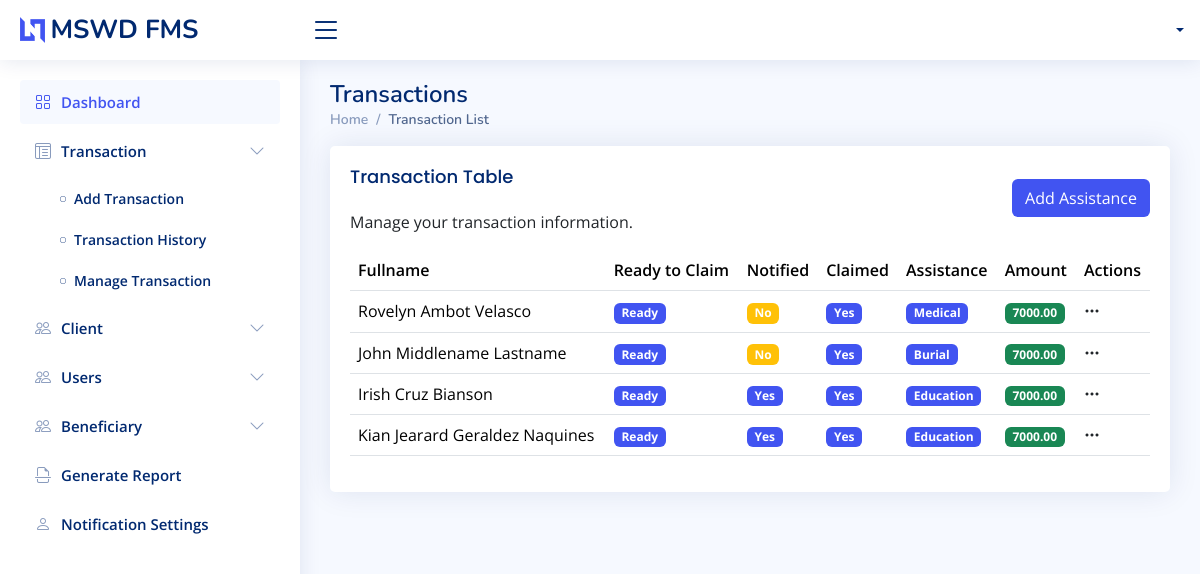
The page /assistance/ on the database as committed earlier.
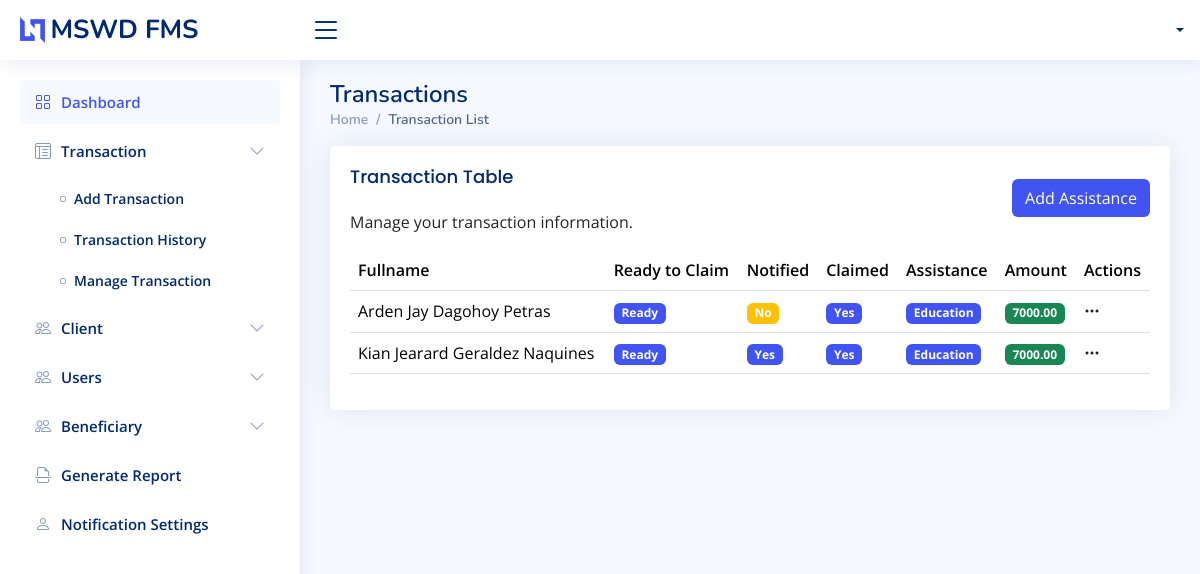
The same page on the database as committed later.
### app/models.py (models this page shows, shortened)
class Assistance(models.Model):
    ASSISTANCE_TYPE = (
        ('Medical', 'Medical'),
        ('Education', 'Education'),
        ('Burial', 'Burial'),
    )
    client = models.ForeignKey(
        "Client", related_name="assistances", on_delete=models.CASCADE
    )
    assistance_type = models.CharField(max_length=100, choices=ASSISTANCE_TYPE)
    amount = models.DecimalField(max_digits=10, default=7000, decimal_places=2, null=True, blank=True)
    is_notified = models.BooleanField(default=False, null=True, blank=True)
    is_claimed = models.BooleanField(default=False, null=True, blank=True)
    is_ready = models.BooleanField(default=False, null=True, blank=True)
    date_provided = models.DateField(auto_now_add=False, null=True, blank=True)
    date_added = models.DateTimeField(auto_now_add=True)
    class Meta:
        verbose_name = 'Assistance'
        verbose_name_plural = 'Assistance'

class Client(models.Model):
    MARITAL_STATUS = (
        ("Single", "Single"),
        ("Married", "Married"),
        ("Divorced", "Divorced"),
        ("Widowed", "Widowed"),
        ("Annulled", "Annulled"),
    )
    CLIENT_TYPE = (
        ("Senior Citizen", "Senior Citizen"),
        ("Family Solo Parent", "Family Solo Parent"),
        ("PWD", "PWD"),
    )
    first_name = models.CharField(max_length=50, unique=False, db_index=True)
    middle_name = models.CharField(max_length=50, unique=False, db_index=True, blank=True, null=True, help_text="Optional middle name")
    last_name = models.CharField(max_length=50, unique=False, db_index=True)
    contact_number = models.CharField(max_length=50, unique=True, db_index=True)
    gender = models.CharField(
        max_length=10, db_index=True, choices=(("Male", "Male"), ("Female", "Female"))
    )
    marital_status = models.CharField(
        max_length=50, db_index=True, choices=MARITAL_STATUS
    )
    birth_date = models.DateField(auto_now_add=False, null=False, db_index=True)
    barangay = models.CharField(max_length=255, null=False, db_index=True)
    address = models.TextField(max_length=255, null=False)
    client_type = models.CharField(max_length=50, choices=CLIENT_TYPE)
    date_added = models.DateTimeField(auto_now_add=True)
    who_will_claim = models.CharField(max_length=255, null=True, blank=True)
    def get_fullname(self):
        middle_initial = (
            self.middle_name.split()[0].capitalize() if self.middle_name else ""
        )
        return f"{self.first_name} {middle_initial} {self.last_name}".strip()
    class Meta:
        verbose_name = 'Client'
        verbose_name_plural = 'Clients'

### app/views.py (the view)
# urls.py: path("assistance/", AssistanceView.as_view(), name="assistance"),
class AssistanceView(View):
    template_name = "view_templates/assistance.html"
    def get(self, request):
        context = {}
        query_assistance = (
            Assistance.objects.all().select_related("client").order_by("-date_added")
        )
        context["assistance"] = query_assistance
        return render(request, self.template_name, context)

### app/templates/view_templates/assistance.html (shortened to what this page needs)
{% extends './../includes/base.html' %}
{% block content %}
<div class="pagetitle">
    <h1>Transactions</h1>
    <nav>
        <ol class="breadcrumb">
            <li class="breadcrumb-item">
                <a href="{% url 'dashboard' %}">Home</a>
            </li>
            <li class="breadcrumb-item active">Transaction List</li>
        </ol>
    </nav>
</div>
<section class="section">
    <div class="row">
        <div class="col-lg-12">
            <div class="card">
                <div class="card-body">
                    <div class="d-flex justify-content-between align-items-center">
                        <div>
                            <h5 class="card-title">Transaction Table</h5>
                            <p>Manage your transaction information.</p>
                        </div>
                        <div>
                            <a href="{% url 'add_assistance' %}" class="btn bg-custom btn-md">Add Assistance</a>
                        </div>
                    </div>
                    <div class="table-responsive">
                        <table class="table datatable">
                            <thead>
                                <tr>
                                    <th>Fullname</th>
                                    <th>Ready to Claim</th>
                                    <th>Notified</th>
                                    <th>Claimed</th>
                                    <th>Assistance</th>
                                    <th>Amount</th>
                                    <th>Actions</th>
                                </tr>
                            </thead>
                            <tbody>
                                {% for item in assistance %}
                                <tr>
                                    <td>{{ item.client.get_fullname }}</td>
                                    <td>
                                        <div class="badge bg-{{ item.is_ready|yesno:'primary,warning' }}">{{ item.is_ready|yesno:"Ready,Waiting" }}</div>
                                    </td>
                                    <td>
                                        <div class="badge bg-{{ item.is_notified|yesno:'primary,warning' }}">{{ item.is_notified|yesno:"Yes,No" }}</div>
                                    </td>
                                    <td>
                                        <div class="badge bg-{{ item.is_claimed|yesno:'primary,warning' }}">{{ item.is_claimed|yesno:"Yes,No" }}</div>
                                    </td>
                                    <td>
                                        <div class="badge bg-primary">
                                            {{ item.assistance_type }}
                                        </div>
                                    </td>
                                    <td>
                                        <div class="badge bg-success">
                                            {{ item.amount }}
                                        </div>
                                    </td>
                                    <td>
                                        <div class="filter">
                                            <a
                                                class="icon text-dark"
                                                href="#"
                                                data-bs-toggle="dropdown"
                                                aria-expanded="true"
                                            >
                                                <i class="bi bi-three-dots"></i>
                                            </a>
                                        </div>
                                    </td>
                                </tr>
                                {% endfor %}
                            </tbody>
                        </table>
                    </div>
                </div>
            </div>
        </div>
    </div>
</section>
{% endblock %}

### app/templates/includes/base.html (shortened to what this page needs)
{% load static %}
<!DOCTYPE html>
<html lang="en">
    <head>
        <link href="{% static 'assets/vendor/bootstrap/css/bootstrap.min.css' %}" rel="stylesheet">
        <link href="{% static 'assets/vendor/bootstrap-icons/bootstrap-icons.css' %}" rel="stylesheet">
        <link href="{% static 'assets/vendor/boxicons/css/boxicons.min.css' %}" rel="stylesheet">
        <link href="{% static 'assets/vendor/quill/quill.snow.css' %}" rel="stylesheet">
        <link href="{% static 'assets/vendor/quill/quill.bubble.css' %}" rel="stylesheet">
        <link href="{% static 'assets/vendor/remixicon/remixicon.css' %}" rel="stylesheet">
        <link href="{% static 'assets/vendor/simple-datatables/style.css' %}" rel="stylesheet">
        <link href="{% static 'assets/css/style.css' %}" rel="stylesheet">
    </head>
    <body>
        {% include './header.html' %}
        {% include './sidebar.html' %}
        <main id="main" class="main">
            {% block content %}{% endblock %}
        </main>
    </body>
</html>

### app/templates/includes/header.html (shortened to what this page needs)
{% load static %}
<header id="header" class="header fixed-top d-flex align-items-center">
    <div class="d-flex align-items-center justify-content-between">
        <a href="index.html" class="logo d-flex align-items-center">
            <img src="assets/img/logo.png" alt="">
            <span class="d-none d-lg-block">MSWD FMS</span>
        </a>
        <i class="bi bi-list toggle-sidebar-btn"></i>
    </div>
    <nav class="header-nav ms-auto">
        <ul class="d-flex align-items-center">
            <li class="nav-item dropdown pe-3">
                <a class="nav-link nav-profile d-flex align-items-center pe-0" href="#" data-bs-toggle="dropdown">
                    <span class="d-none d-md-block dropdown-toggle ps-2" style="text-transform: capitalize;">{{ request.user.username }}</span>
                </a>
            </li>
        </ul>
    </nav>
</header>

### app/templates/includes/sidebar.html (shortened to what this page needs)
<aside id="sidebar" class="sidebar">
    <ul class="sidebar-nav" id="sidebar-nav">
        <li class="nav-item">
            <a class="nav-link " href="{% url 'dashboard' %}">
                <i class="bi bi-grid"></i>
                <span>Dashboard</span>
            </a>
        </li>
        <li class="nav-item">
            <a
                class="nav-link collapsed"
                data-bs-target="#assistance"
                data-bs-toggle="collapse"
                href="#"
            >
                <i class="bi bi-layout-text-window-reverse"></i>
                <span>Transaction</span>
                <i class="bi bi-chevron-down ms-auto"></i>
            </a>
            <ul id="assistance" class="nav-content collapse {% if 'assistance' in request.path %}show{% endif %}" data-bs-parent="#sidebar-nav">
                <li>
                    <a href="{% url 'add_assistance' %}">
                        <i class="bi bi-circle"></i>
                        <span>Add Transaction</span>
                    </a>
                </li>
                <li>
                    <a href="{% url 'history' %}">
                        <i class="bi bi-circle"></i>
                        <span>Transaction History</span>
                    </a>
                </li>
                <li>
                    <a href="{% url 'assistance' %}">
                        <i class="bi bi-circle"></i>
                        <span>Manage Transaction</span>
                    </a>
                </li>
            </ul>
        </li>
        <li class="nav-item">
            <a
                class="nav-link collapsed"
                data-bs-target="#charts-client"
                data-bs-toggle="collapse"
                href="#"
            >
                <i class="bi bi-people"></i>
                <span>Client</span>
                <i class="bi bi-chevron-down ms-auto"></i>
            </a>
        </li>
        <li class="nav-item">
            <a
                class="nav-link collapsed"
                data-bs-target="#users"
                data-bs-toggle="collapse"
                href="#"
            >
                <i class="bi bi-people"></i>
                <span>Users</span>
                <i class="bi bi-chevron-down ms-auto"></i>
            </a>
        </li>
        <li class="nav-item">
            <a
                class="nav-link collapsed"
                data-bs-target="#charts-nav"
                data-bs-toggle="collapse"
                href="#"
            >
                <i class="bi bi-people"></i>
                <span>Beneficiary</span>
                <i class="bi bi-chevron-down ms-auto"></i>
            </a>
        </li>
        <li class="nav-item">
            <a class="nav-link collapsed" href="{% url 'report' %}">
                <i class="bi bi-file-earmark-break"></i>
                <span>Generate Report</span>
            </a>
        </li>
        <li class="nav-item">
            <a class="nav-link collapsed" href="{% url 'notications' %}">
                <i class="bi bi-person"></i>
                <span>Notification Settings</span>
            </a>
        </li>
    </ul>
</aside>

### static/assets/css/style.css (style rules this page uses)
:root { scroll-behavior: smooth; }
body { font-family: "Open Sans", sans-serif; background: #f6f9ff; color: #444444; }
a { color: #4154f1; text-decoration: none; }
h1, h2, h3, h4, h5, h6 { font-family: "Nunito", sans-serif; }
#main { margin-top: 60px; padding: 20px 30px; transition: all 0.3s; }
.pagetitle { margin-bottom: 10px; }
.pagetitle h1 { font-size: 24px; margin-bottom: 0; font-weight: 600; color: #012970; }
.card { margin-bottom: 30px; border: none; border-radius: 5px; box-shadow: 0px 0 30px rgba(1, 41, 112, 0.1); }
.card-title { padding: 20px 0 15px 0; font-size: 18px; font-weight: 500; color: #012970; font-family: "Poppins", sans-serif; }
.card-body { padding: 0 20px 20px 20px; }
.breadcrumb { font-size: 14px; font-family: "Nunito", sans-serif; color: #899bbd; font-weight: 600; }
.breadcrumb a { color: #899bbd; transition: 0.3s; }
.breadcrumb .breadcrumb-item::before { color: #899bbd; }
.breadcrumb .active { color: #51678f; font-weight: 600; }
.logo { line-height: 1; }
@media (min-width: 1200px) { .logo { width: 280px; } }
.logo img { max-height: 26px; margin-right: 6px; }
.logo span { font-size: 26px; font-weight: 700; color: #012970; font-family: "Nunito", sans-serif; }
.header { transition: all 0.5s; z-index: 997; height: 60px; box-shadow: 0px 2px 20px rgba(1, 41, 112, 0.1); background-color: #fff; padding-left: 20px; }
.header .toggle-sidebar-btn { font-size: 32px; padding-left: 10px; cursor: pointer; color: #012970; }
.header-nav ul { list-style: none; }
.header-nav>ul { margin: 0; padding: 0; }
.header-nav .nav-profile { color: #012970; }
.header-nav .nav-profile span { font-size: 14px; font-weight: 600; }
.sidebar { position: fixed; top: 60px; left: 0; bottom: 0; width: 300px; z-index: 996; transition: all 0.3s; padding: 20px; overflow-y: auto; scrollbar-width: thin; scrollbar-color: #aab7cf transparent; box-shadow: 0px 0px 20px rgba(1, 41, 112, 0.1); background-color: #fff; }
@media (min-width: 1200px) { #main, #footer { margin-left: 300px; } }
.sidebar-nav { padding: 0; margin: 0; list-style: none; }
.sidebar-nav li { padding: 0; margin: 0; list-style: none; }
.sidebar-nav .nav-item { margin-bottom: 5px; }
.sidebar-nav .nav-link { display: flex; align-items: center; font-size: 15px; font-weight: 600; color: #4154f1; transition: 0.3; background: #f6f9ff; padding: 10px 15px; border-radius: 4px; }
.sidebar-nav .nav-link i { font-size: 16px; margin-right: 10px; color: #4154f1; }
.sidebar-nav .nav-link.collapsed { color: #012970; background: #fff; }
.sidebar-nav .nav-link.collapsed i { color: #899bbd; }
.sidebar-nav .nav-link .bi-chevron-down { margin-right: 0; transition: transform 0.2s ease-in-out; }
.sidebar-nav .nav-content { padding: 5px 0 0 0; margin: 0; list-style: none; }
.sidebar-nav .nav-content a { display: flex; align-items: center; font-size: 14px; font-weight: 600; color: #012970; transition: 0.3; padding: 10px 0 10px 40px; transition: 0.3s; }
.sidebar-nav .nav-content a i { font-size: 6px; margin-right: 8px; line-height: 0; border-radius: 50%; }

### app/templates/includes/base.html (style rules this page uses)
.bg-primary { background-color: #4154f1 !important; }
.bg-custom { background-color: #4154f1 !important; color: #ffffff !important; }
tr th { font-weight: 600; color: #012970; }

Rows that differ between the two databases and show on the page:
removed Assistance: client.get_fullname "Rovelyn Ambot Velasco", is_ready "Ready", is_notified "No", is_claimed "Yes", assistance_type "Medical", amount "7000.00"
removed Assistance: client.get_fullname "John Middlename Lastname", is_ready "Ready", is_notified "No", is_claimed "Yes", assistance_type "Burial", amount "7000.00"
removed Assistance: client.get_fullname "Irish Cruz Bianson", is_ready "Ready", is_notified "Yes", is_claimed "Yes", assistance_type "Education", amount "7000.00"
added Assistance: client.get_fullname "Arden Jay Dagohoy Petras", is_ready "Ready", is_notified "No", is_claimed "Yes", assistance_type "Education", amount "7000.00"
